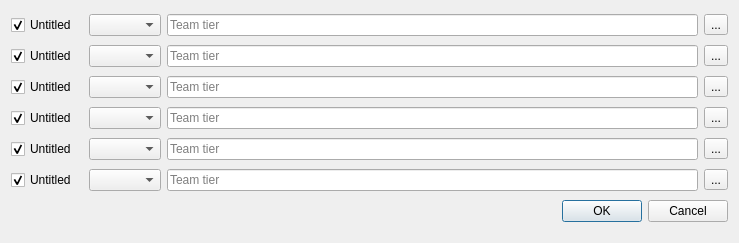
<?xml version="1.0" encoding="UTF-8"?>
<ui version="4.0">
 <class>LoadWindow</class>
 <widget class="QDialog" name="LoadWindow">
  <property name="geometry">
   <rect>
    <x>0</x>
    <y>0</y>
    <width>739</width>
    <height>243</height>
   </rect>
  </property>
  <property name="windowTitle">
   <string>Load teams</string>
  </property>
  <layout class="QGridLayout" name="gridLayout">
   <item row="0" column="0">
    <widget class="QCheckBox" name="name1">
     <property name="text">
      <string>Untitled</string>
     </property>
     <property name="checked">
      <bool>true</bool>
     </property>
    </widget>
   </item>
   <item row="0" column="1">
    <widget class="LoadLine" name="line1" native="true"/>
   </item>
   <item row="0" column="2">
    <widget class="QComboBox" name="gen1"/>
   </item>
   <item row="0" column="3">
    <widget class="QLineEdit" name="tier1">
     <property name="placeholderText">
      <string>Team tier</string>
     </property>
    </widget>
   </item>
   <item row="0" column="4">
    <widget class="QToolButton" name="browser1">
     <property name="text">
      <string>...</string>
     </property>
    </widget>
   </item>
   <item row="1" column="0">
    <widget class="QCheckBox" name="name2">
     <property name="text">
      <string>Untitled</string>
     </property>
     <property name="checked">
      <bool>true</bool>
     </property>
    </widget>
   </item>
   <item row="1" column="1">
    <widget class="LoadLine" name="line2" native="true"/>
   </item>
   <item row="1" column="2">
    <widget class="QComboBox" name="gen2"/>
   </item>
   <item row="1" column="3">
    <widget class="QLineEdit" name="tier2">
     <property name="placeholderText">
      <string>Team tier</string>
     </property>
    </widget>
   </item>
   <item row="1" column="4">
    <widget class="QToolButton" name="browser2">
     <property name="text">
      <string>...</string>
     </property>
    </widget>
   </item>
   <item row="2" column="0">
    <widget class="QCheckBox" name="name3">
     <property name="text">
      <string>Untitled</string>
     </property>
     <property name="checked">
      <bool>true</bool>
     </property>
    </widget>
   </item>
   <item row="2" column="1">
    <widget class="LoadLine" name="line3" native="true"/>
   </item>
   <item row="2" column="2">
    <widget class="QComboBox" name="gen3"/>
   </item>
   <item row="2" column="3">
    <widget class="QLineEdit" name="tier3">
     <property name="placeholderText">
      <string>Team tier</string>
     </property>
    </widget>
   </item>
   <item row="2" column="4">
    <widget class="QToolButton" name="browser3">
     <property name="text">
      <string>...</string>
     </property>
    </widget>
   </item>
   <item row="3" column="0">
    <widget class="QCheckBox" name="name4">
     <property name="text">
      <string>Untitled</string>
     </property>
     <property name="checked">
      <bool>true</bool>
     </property>
    </widget>
   </item>
   <item row="3" column="1">
    <widget class="LoadLine" name="line4" native="true"/>
   </item>
   <item row="3" column="2">
    <widget class="QComboBox" name="gen4"/>
   </item>
   <item row="3" column="3">
    <widget class="QLineEdit" name="tier4">
     <property name="placeholderText">
      <string>Team tier</string>
     </property>
    </widget>
   </item>
   <item row="3" column="4">
    <widget class="QToolButton" name="browser4">
     <property name="text">
      <string>...</string>
     </property>
    </widget>
   </item>
   <item row="4" column="0">
    <widget class="QCheckBox" name="name5">
     <property name="text">
      <string>Untitled</string>
     </property>
     <property name="checked">
      <bool>true</bool>
     </property>
    </widget>
   </item>
   <item row="4" column="1">
    <widget class="LoadLine" name="line5" native="true"/>
   </item>
   <item row="4" column="2">
    <widget class="QComboBox" name="gen5"/>
   </item>
   <item row="4" column="3">
    <widget class="QLineEdit" name="tier5">
     <property name="placeholderText">
      <string>Team tier</string>
     </property>
    </widget>
   </item>
   <item row="4" column="4">
    <widget class="QToolButton" name="browser5">
     <property name="text">
      <string>...</string>
     </property>
    </widget>
   </item>
   <item row="5" column="0">
    <widget class="QCheckBox" name="name6">
     <property name="text">
      <string>Untitled</string>
     </property>
     <property name="checked">
      <bool>true</bool>
     </property>
    </widget>
   </item>
   <item row="5" column="1">
    <widget class="LoadLine" name="line6" native="true"/>
   </item>
   <item row="5" column="2">
    <widget class="QComboBox" name="gen6"/>
   </item>
   <item row="5" column="3">
    <widget class="QLineEdit" name="tier6">
     <property name="placeholderText">
      <string>Team tier</string>
     </property>
    </widget>
   </item>
   <item row="5" column="4">
    <widget class="QToolButton" name="browser6">
     <property name="text">
      <string>...</string>
     </property>
    </widget>
   </item>
   <item row="6" column="0" colspan="5">
    <widget class="QDialogButtonBox" name="buttonBox">
     <property name="orientation">
      <enum>Qt::Horizontal</enum>
     </property>
     <property name="standardButtons">
      <set>QDialogButtonBox::Cancel|QDialogButtonBox::Ok</set>
     </property>
    </widget>
   </item>
  </layout>
 </widget>
 <customwidgets>
  <customwidget>
   <class>LoadLine</class>
   <extends>QWidget</extends>
   <header>loadline.h</header>
   <container>1</container>
  </customwidget>
 </customwidgets>
 <resources/>
 <connections>
  <connection>
   <sender>buttonBox</sender>
   <signal>accepted()</signal>
   <receiver>LoadWindow</receiver>
   <slot>accept()</slot>
   <hints>
    <hint type="sourcelabel">
     <x>248</x>
     <y>254</y>
    </hint>
    <hint type="destinationlabel">
     <x>157</x>
     <y>274</y>
    </hint>
   </hints>
  </connection>
  <connection>
   <sender>buttonBox</sender>
   <signal>rejected()</signal>
   <receiver>LoadWindow</receiver>
   <slot>reject()</slot>
   <hints>
    <hint type="sourcelabel">
     <x>316</x>
     <y>260</y>
    </hint>
    <hint type="destinationlabel">
     <x>286</x>
     <y>274</y>
    </hint>
   </hints>
  </connection>
 </connections>
</ui>
